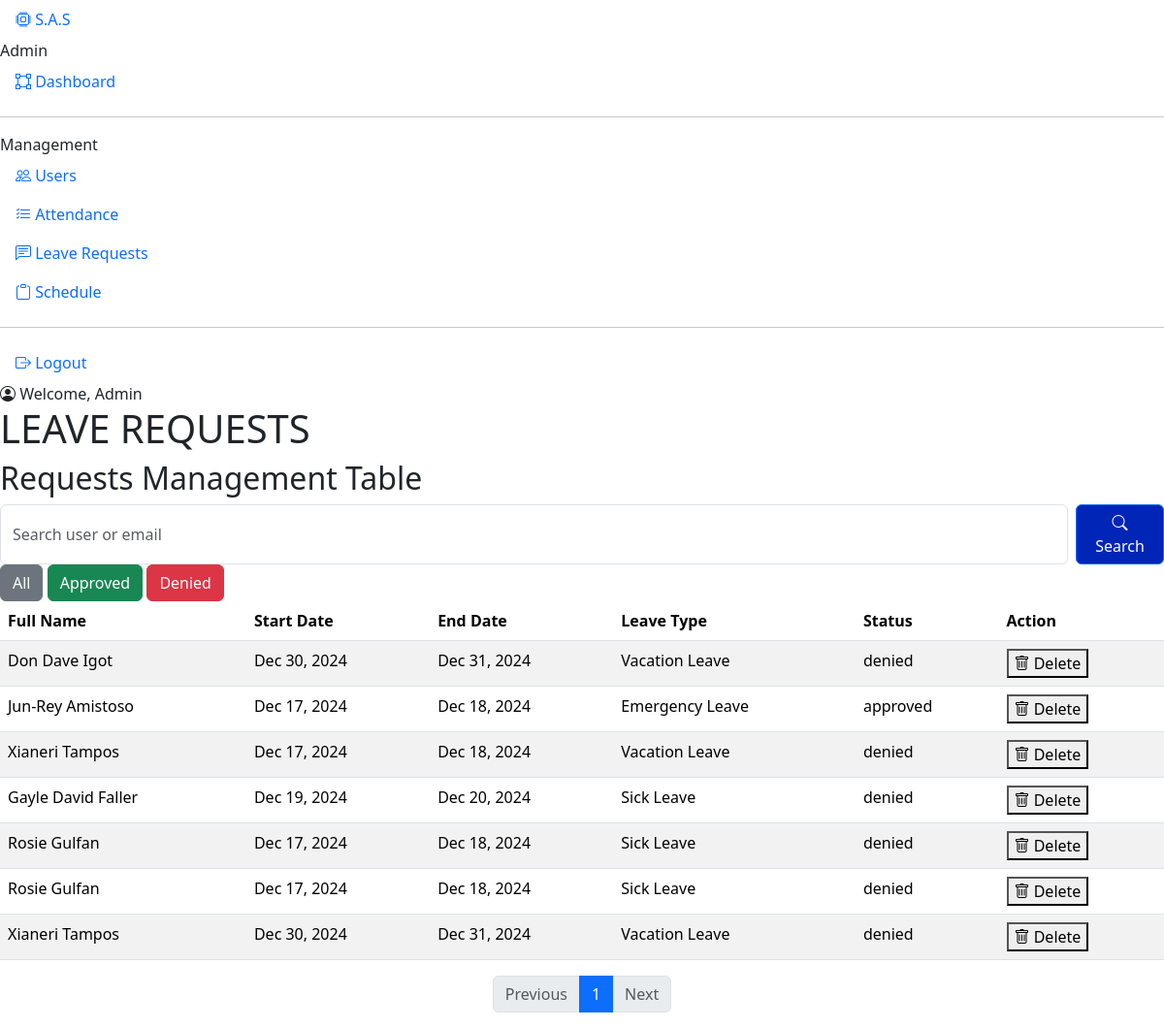
The app's page /admin/leave_requests.php (signed in) with its own data.
### tables this page shows
CREATE TABLE `users` (
  `user_id` int(11) NOT NULL,
  `gender` enum('Male','Female','Other') NOT NULL,
  `full_name` varchar(50) NOT NULL,
  `email` varchar(255) NOT NULL,
  `password` varchar(255) NOT NULL,
  `contact_no` varchar(15) NOT NULL,
  `role` enum('admin','user') DEFAULT 'user',
  `created_at` timestamp NOT NULL DEFAULT current_timestamp(),
  `shift_id` int(11) DEFAULT NULL,
  `shift_type` enum('morning','afternoon','night') NOT NULL,
  `start_time` time DEFAULT NULL,
  `end_time` time DEFAULT NULL,
  `original_shift_type` enum('morning','afternoon','night') DEFAULT NULL,
  `original_start_time` time DEFAULT NULL,
  `original_end_time` time DEFAULT NULL
);

CREATE TABLE `leave_requests` (
  `leave_id` int(11) NOT NULL,
  `user_id` int(11) NOT NULL,
  `leave_date` date NOT NULL,
  `status` enum('pending','approved','denied') DEFAULT 'pending',
  `leave_type` varchar(50) NOT NULL,
  `start_date` date NOT NULL,
  `end_date` date NOT NULL,
  `other` text NOT NULL
);

### admin/leave_requests.php (the view, shortened to what this page needs)
<?php
include '../db_connection.php';
$admin_id = $_SESSION['user_id'];
$query = "SELECT full_name FROM users WHERE user_id = '$admin_id'";
$result = $conn->query($query);
$admin = $result->fetch_assoc();
$admin_name = $admin['full_name'];
$search_query = isset($_GET['search']) ? $_GET['search'] : '';
$filter_status = isset($_GET['filter']) ? $_GET['filter'] : '';
$limit = 10;
$page = isset($_GET['page']) ? (int)$_GET['page'] : 1;
$offset = ($page - 1) * $limit;
$count_query = "SELECT COUNT(*) AS total
                FROM leave_requests lr
                INNER JOIN users u ON lr.user_id = u.user_id";
$stmt = $conn->prepare($count_query);
$stmt->execute();
$count_result = $stmt->get_result();
$total_records = $count_result->fetch_assoc()['total'];
$total_pages = ceil($total_records / $limit);
$query = "SELECT lr.leave_id, u.full_name, lr.leave_date, lr.start_date, lr.end_date, lr.leave_type, lr.status
          FROM leave_requests lr
          INNER JOIN users u ON lr.user_id = u.user_id";
$params = [];
$query .= " ORDER BY lr.leave_date DESC LIMIT ? OFFSET ?";
$params[] = $limit;
$params[] = $offset;
$stmt = $conn->prepare($query);
if (!empty($params)) {
    $stmt->bind_param(str_repeat("s", count($params) - 2) . "ii", ...$params);
}
$stmt->execute();
$leave_requests_result = $stmt->get_result();
?>
<!DOCTYPE html>
<html lang="en">
<head>
    <link rel="stylesheet" href="https://cdn.jsdelivr.net/npm/bootstrap@5.3.3/dist/css/bootstrap.min.css">
    <link rel="stylesheet" href="https://cdn.jsdelivr.net/npm/bootstrap-icons@1.11.3/font/bootstrap-icons.min.css">
    <link rel="stylesheet" href="../admin/scss/admin.scss">
    <link rel="stylesheet" href="../admin/scss/table.scss">
    <link rel="stylesheet" href="../admin/scss/btn.scss">
</head>
<body>
    <div class="sidebar">
            <nav class="nav flex-column">
                <a class="nav-link logo-link" href="admin_dashboard.php">
                    <span class="icon">
                        <i class="bi bi-cpu"></i>
                    </span>
                    <span class="description">S.A.S</span>
                </a>
                <span class="category">Admin</span>
                <a class="nav-link" href="admin_dashboard.php">
                    <span class="icon">
                        <i class="bi bi-bounding-box"></i>
                    </span>
                    <span class="description">Dashboard</span>
                </a>
                <hr>
                <span class="category">Management</span>
                <a class="nav-link" href="users_management.php">
                    <span class="icon">
                        <i class="bi bi-people"></i>
                    </span>
                    <span class="description">Users</span>
                </a>
                <a class="nav-link" href="attendance.php">
                    <span class="icon">
                        <i class="bi bi-list-check"></i>
                    </span>
                    <span class="description">Attendance</span>
                </a>
                <a class="nav-link" href="leave_requests.php">
                    <span class="icon">
                        <i class="bi bi-chat-left-text"></i>
                    </span>
                    <span class="description">Leave Requests</span>
                </a>
                <a class="nav-link" href="schedule.php">
                    <span class="icon">
                        <i class="bi bi-clipboard"></i>
                    </span>
                    <span class="description">Schedule</span>
                </a>
                <hr>
                <a class="nav-link" href="../logout.php">
                    <span class="icon">
                        <i class="bi bi-box-arrow-right"></i>
                    </span>
                    <span class="description">Logout</span>
                </a>
            </nav>
    </div>
    <main class="main-content">
        <div class="header">
            <div class="welcome-message">
                <span class="icon">
                    <i class="bi bi-person-circle"></i>
                </span>
                Welcome, <?php echo htmlspecialchars($admin_name); ?>
            </div>
        </div>
        <div class="page-title">
            <h1>LEAVE REQUESTS</h1>
        </div>
        <div class="dashboard-content">
            <div class="table-top">
                <div class="top1">
                    <div>
                        <h2>Requests Management Table </h2>
                    </div>
                </div>
                <div class="top2">
                    <div class="search-container">
                    <form method="get" class="search-form d-flex">
                        <input type="text" name="search" class="form-control" placeholder="Search user or email" value="<?php echo htmlspecialchars($search_query); ?>">
                        <button type="submit" style="background-color: #0025B7;" class="btn btn-primary ms-2">
                            <i class="bi bi-search"></i> Search
                        </button>
                    </form>
                    </div>
                    <div class="table-btn">
                    <form method="get" class="filter-form">
                    <button type="submit" name="filter" value="" class="btn btn-secondary">All</button>
                        <button type="submit" name="filter" value="approved" class="btn btn-success">Approved</button>
                        <button type="submit" name="filter" value="denied" class="btn btn-danger">Denied</button>
                    </form>
                    </div>
                </div>
            </div>
            <div class="requests-container">
                <table class="table table-striped">
                    <thead>
                        <tr>
                            <th>Full Name</th>
                            <th>Start Date</th>
                            <th>End Date</th>
                            <th>Leave Type</th>
                            <th>Status</th>
                            <th>Action</th>
                        </tr>
                    </thead>
                    <tbody>
                        <?php
                        if ($leave_requests_result->num_rows > 0) {
                            while ($row = $leave_requests_result->fetch_assoc()) {
                                $start_date = date("M j, Y", strtotime($row['start_date']));
                                $end_date = date("M j, Y", strtotime($row['end_date']));
                                $status = htmlspecialchars($row['status']);
                                $leave_id = htmlspecialchars($row['leave_id']);
                                $status_class = '';
                                if ($status == 'approved') {
                                    $status_class = 'approved-status';
                                } elseif ($status == 'denied') {
                                    $status_class = 'denied-status';
                                } elseif ($status == 'pending') {
                                    $status_class = 'pending-status';
                                }
                                $is_approved_or_denied = in_array($status, ['approved', 'denied']);
                                $approve_button = !$is_approved_or_denied ? "<form action='update_leave_status.php' method='POST' style='display:inline;'>
                                                                                <input type='hidden' name='leave_id' value='$leave_id'>
                                                                                <input type='hidden' name='action' value='approved'>
                                                                                <button type='submit' class='approve-action'>
                                                                                    <i class='bi bi-check-circle'></i> Approve
                                                                                </button>
                                                                            </form>" : '';
                                $deny_button = !$is_approved_or_denied ? "<form action='update_leave_status.php' method='POST' style='display:inline;'>
                                                                                <input type='hidden' name='leave_id' value='$leave_id'>
                                                                                <input type='hidden' name='action' value='denied'>
                                                                                <button type='submit' class='deny-action'>
                                                                                    <i class='bi bi-x-circle'></i> Deny
                                                                                </button>
                                                                            </form>" : '';
                                $delete_button = $is_approved_or_denied ? "<form action='delete_leave_request.php' method='POST' style='display:inline;'>
                                                                                <input type='hidden' name='leave_id' value='$leave_id'>
                                                                                <button type='submit' class='delete-action'>
                                                                                    <i class='bi bi-trash'></i> Delete
                                                                                </button>
                                                                            </form>" : '';
                                echo "<tr>
                                        <td>" . htmlspecialchars($row['full_name']) . "</td>
                                        <td>" . $start_date . "</td>
                                        <td>" . $end_date . "</td>
                                        <td>" . htmlspecialchars($row['leave_type']) . "</td>
                                        <td><span class='$status_class'>" . htmlspecialchars($row['status']) . "</span></td>
                                        <td class='action-buttons'>
                                            $approve_button
                                            $deny_button
                                            $delete_button
                                        </td>
                                    </tr>";
                            }
                        } else {
                            echo "<tr><td colspan='7'>No leave requests found.</td></tr>";
                        }
                        ?>
                    </tbody>
                </table>
            </div>
            <nav>
                <ul class="pagination justify-content-center">
                    <li class="page-item <?php echo ($page <= 1) ? 'disabled' : ''; ?>">
                        <a class="page-link" href="?page=<?php echo ($page - 1); ?>&search=<?php echo htmlspecialchars($search_query); ?>&filter=<?php echo htmlspecialchars($filter_status); ?>" tabindex="-1">Previous</a>
                    </li>
                    <?php
                    for ($i = 1; $i <= $total_pages; $i++) {
                        $active = $i == $page ? "active" : "";
                        echo "<li class='page-item $active'>
                                <a class='page-link' href='?page=$i&search=$search_query&filter=$filter_status'>$i</a>
                            </li>";
                    }
                    ?>
                    <li class="page-item <?php echo ($page >= $total_pages) ? 'disabled' : ''; ?>">
                        <a class="page-link" href="?page=<?php echo ($page + 1); ?>&search=<?php echo htmlspecialchars($search_query); ?>&filter=<?php echo htmlspecialchars($filter_status); ?>">Next</a>
                    </li>
                </ul>
            </nav>
        </div>
    </main>
</body>
</html>

### records on screen
users: full_name "Admin"
leave_requests: user.full_name "Don Dave Igot", start_date "Dec 30, 2024", end_date "Dec 31, 2024", leave_type "Vacation Leave", status "denied"
leave_requests: user.full_name "Jun-Rey Amistoso", start_date "Dec 17, 2024", end_date "Dec 18, 2024", leave_type "Emergency Leave", status "approved"
leave_requests: user.full_name "Xianeri Tampos", start_date "Dec 17, 2024", end_date "Dec 18, 2024", leave_type "Vacation Leave", status "denied"
leave_requests: user.full_name "Gayle David Faller", start_date "Dec 19, 2024", end_date "Dec 20, 2024", leave_type "Sick Leave", status "denied"
leave_requests: user.full_name "Rosie Gulfan", start_date "Dec 17, 2024", end_date "Dec 18, 2024", leave_type "Sick Leave", status "denied"
leave_requests: user.full_name "Rosie Gulfan", start_date "Dec 17, 2024", end_date "Dec 18, 2024", leave_type "Sick Leave", status "denied"
leave_requests: user.full_name "Xianeri Tampos", start_date "Dec 30, 2024", end_date "Dec 31, 2024", leave_type "Vacation Leave", status "denied"
